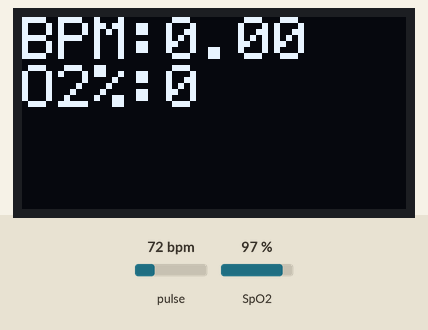
Recording of a sketch running on a simulated Arduino Uno, built with avr-gcc and run on an emulated ATmega328P. Parts: 128×64 one-colour display. Inputs (shaded band) come from the test bench; at power-on: pulse 72 bpm, SpO2 97 %. What the sketch prints to the serial monitor is not drawn.

Above: at 1.6 s.
1.7 s: pulse set to 42 bpm
At 4.7 s:
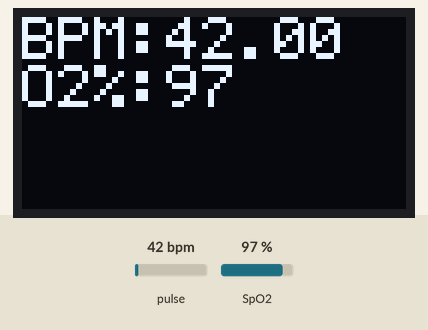
4.9 s: SpO2 set to 80 %
At 5.7 s:
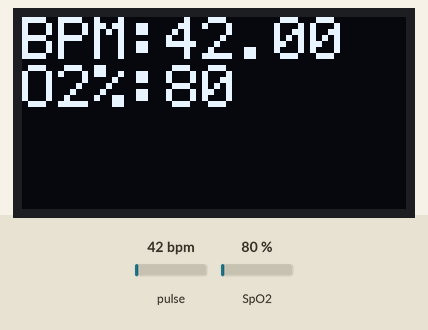
6.6 s: pulse set to 70 bpm
At 8.0 s:
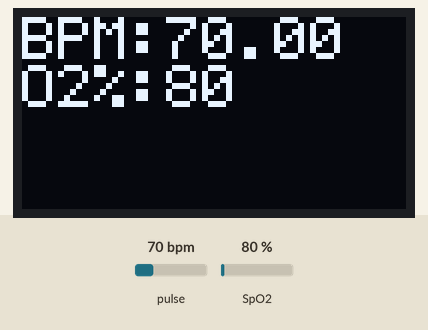
8.6 s: SpO2 set to 85 %
At 10.3 s:
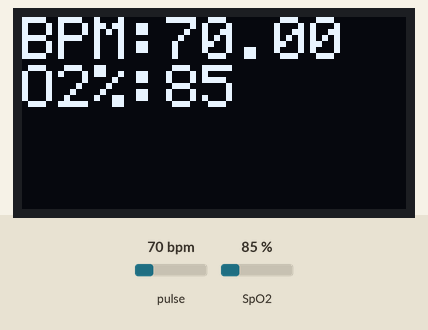
Timing chart, 0 to 11.7 s (numbered marks = the images above; inputs shaded):
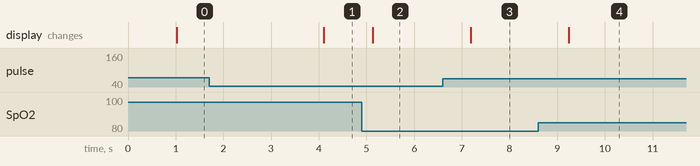

The sketch:

teste_sensores.ino
```cpp
#include <Wire.h>
#include "SSD1306Ascii.h"
#include "SSD1306AsciiWire.h"
#include "MAX30100_PulseOximeter.h"

#define REPORTING_PERIOD_MS     1000

uint32_t tsLastReport = 0;
uint32_t lastRefresh = 0;

// 0X3C+SA0 - 0x3C or 0x3D
#define I2C_ADDRESS 0x3C

// Define proper RST_PIN if required.
#define RST_PIN -1

SSD1306AsciiWire oled;

#define TEMPO_LEITURA_MS     1000

PulseOximeter pox;

long int tempo = 0;

// Callback (registered below) fired when a pulse is detected
void onBeatDetected()
{
    Serial.println("Beat!");
}

void setup()
{
    Wire.begin();
    Wire.setClock(400000L);

    Serial.begin(115200);

    Serial.print("Initializing pulse oximeter..");

    #if RST_PIN >= 0
    oled.begin(&Adafruit128x64, I2C_ADDRESS, RST_PIN);
    #else // RST_PIN >= 0
    oled.begin(&Adafruit128x64, I2C_ADDRESS);
    #endif // RST_PIN >= 0

    oled.setFont(System5x7);
    oled.clear();
    oled.print("Initializing pulse\noximeter..");

    //Inicializa o Sensor MAX30100
    if (!pox.begin()) {
        Serial.println("Falha na Inicializacao do Sensor");
        for(;;);
    } else {
        Serial.println("Comunicacao Realizada com Sucesso!");
    }

    //O padrao de corrente para o LED e de 50mA, mas poderá ser alterado
    //Descomente a linha abaixo e ajuste o valor de corrente desejado para a aplicacao
    //pox.setIRLedCurrent(MAX30100_LED_CURR_30_6MA);

    //Registrar um retorno de chamada para a detecção de batimentos
    pox.setOnBeatDetectedCallback(onBeatDetected);
}

void loop()
{
    //Atualizacao dos dados do Sensor MAX30100
    // Make sure to call update as fast as possible
    pox.update();

    // Asynchronously dump heart rate and oxidation levels to the serial
    // For both, a value of 0 means "invalid"
    if (millis() - tsLastReport > REPORTING_PERIOD_MS) {
        Serial.print("Heart rate:");
        Serial.print(pox.getHeartRate());
        Serial.print("bpm / SpO2:");
        Serial.print(pox.getSpO2());
        Serial.println("%");
        oled.clear();
        oled.set2X();
        oled.print("BPM:");
        oled.print(pox.getHeartRate());
        oled.print("\nO2%:");
        oled.print(pox.getSpO2());
        tsLastReport = millis();
    }
}
```

Measured:
- after the input at 1.7 s, the display: changes after 2.4 s (image 1)
- after the input at 4.9 s, the display: changes after 0.23 s (image 2)
- after the input at 6.6 s, the display: changes after 0.58 s (image 3)
- after the input at 8.6 s, the display: changes after 0.64 s (image 4)
